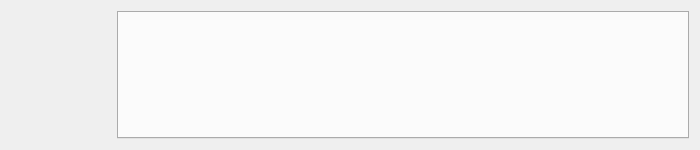
<?xml version="1.0" encoding="UTF-8"?>
<ui version="4.0">
 <class>PerformanceDataGraphView</class>
 <widget class="QWidget" name="PerformanceDataGraphView">
  <property name="geometry">
   <rect>
    <x>0</x>
    <y>0</y>
    <width>700</width>
    <height>150</height>
   </rect>
  </property>
  <property name="windowTitle">
   <string>Form</string>
  </property>
  <layout class="QHBoxLayout" name="horizontalLayout">
   <item>
    <widget class="QWidget" name="metricSelector" native="true">
     <property name="minimumSize">
      <size>
       <width>100</width>
       <height>0</height>
      </size>
     </property>
     <property name="maximumSize">
      <size>
       <width>100</width>
       <height>16777215</height>
      </size>
     </property>
    </widget>
   </item>
   <item>
    <widget class="QTabWidget" name="graphView"/>
   </item>
  </layout>
 </widget>
 <resources/>
 <connections/>
</ui>
